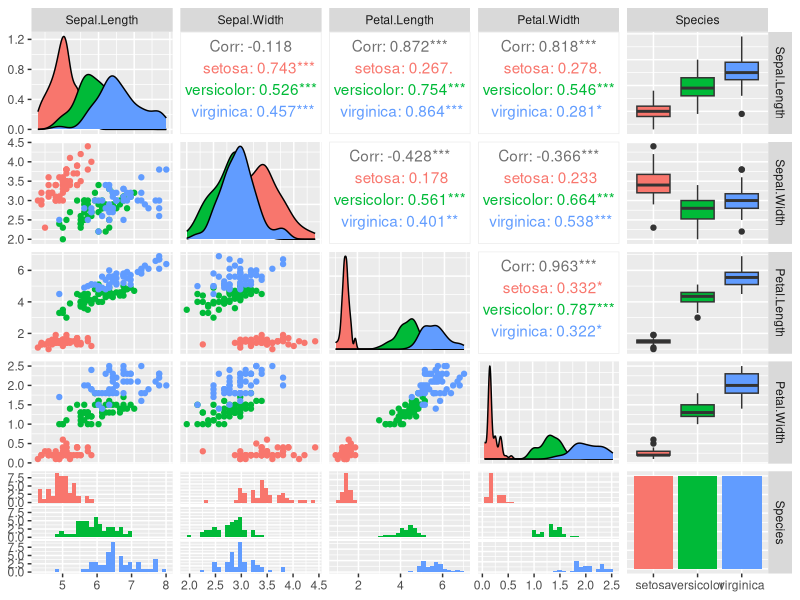
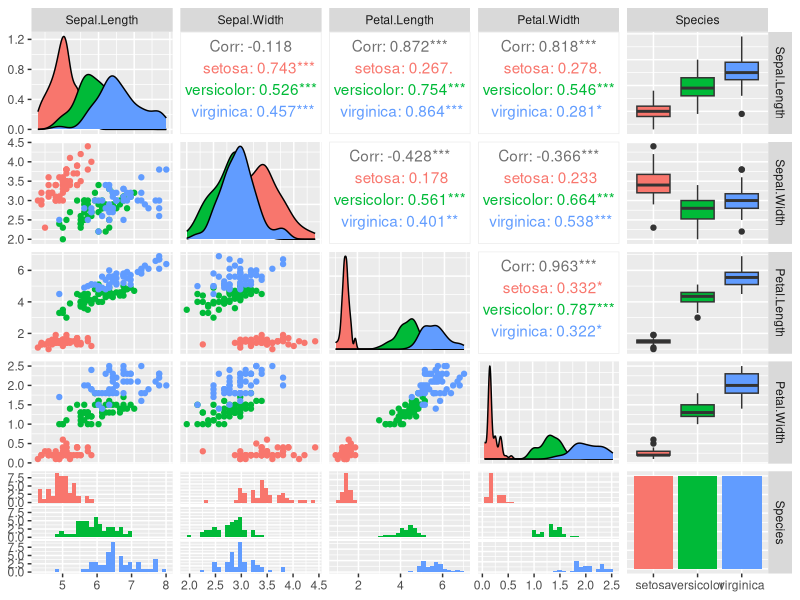

The R source for these figures, in order:
library(tidyverse)
library(ggplot2)
library(datasets)
data("iris")
view(iris)
unique(iris$Species)
install.packages("GGALLY")
install.packages("GGally", repos = "https://cran.r-project.org", type= "source")
library(GGally)
ggpairs(iris,mapping=ggplot2::aes(colour= Species))


library(GGally)
ggpairs(iris, mapping=ggplot2::aes(colour = Species))